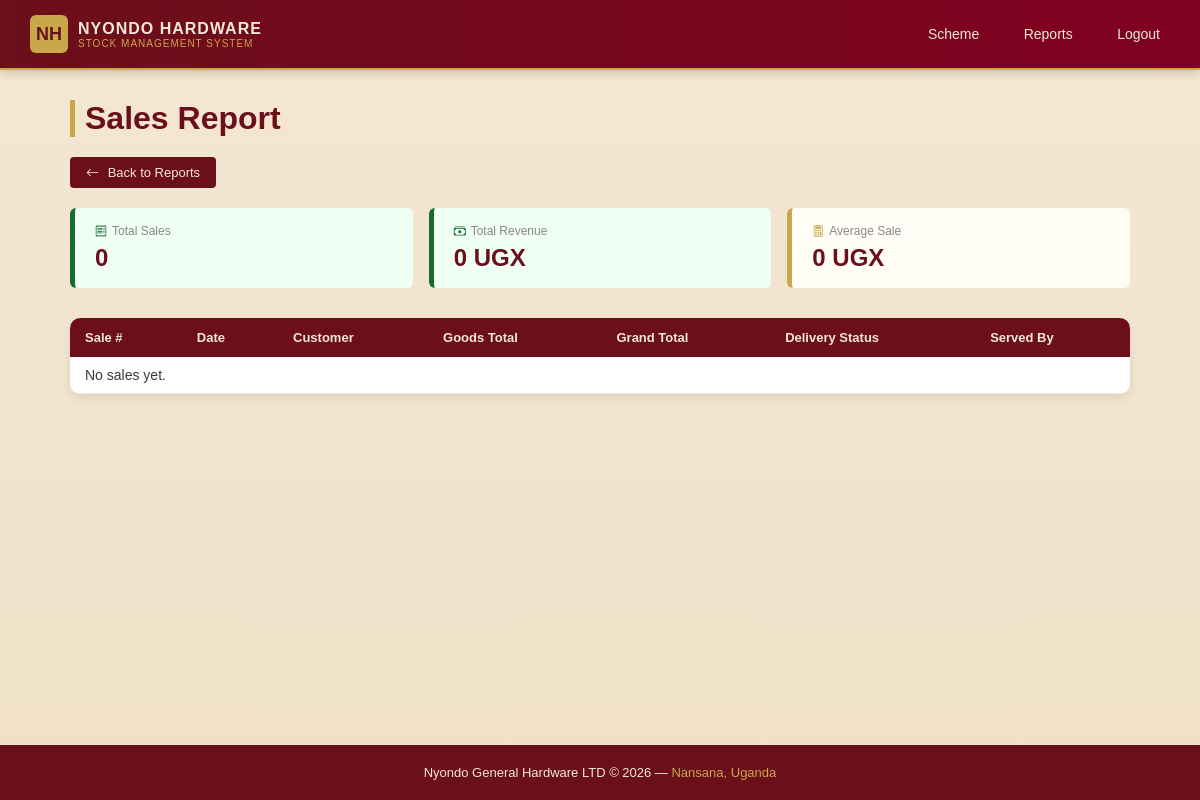
/reports/sales/ (signed in), run on an earlier commit of the app's database.
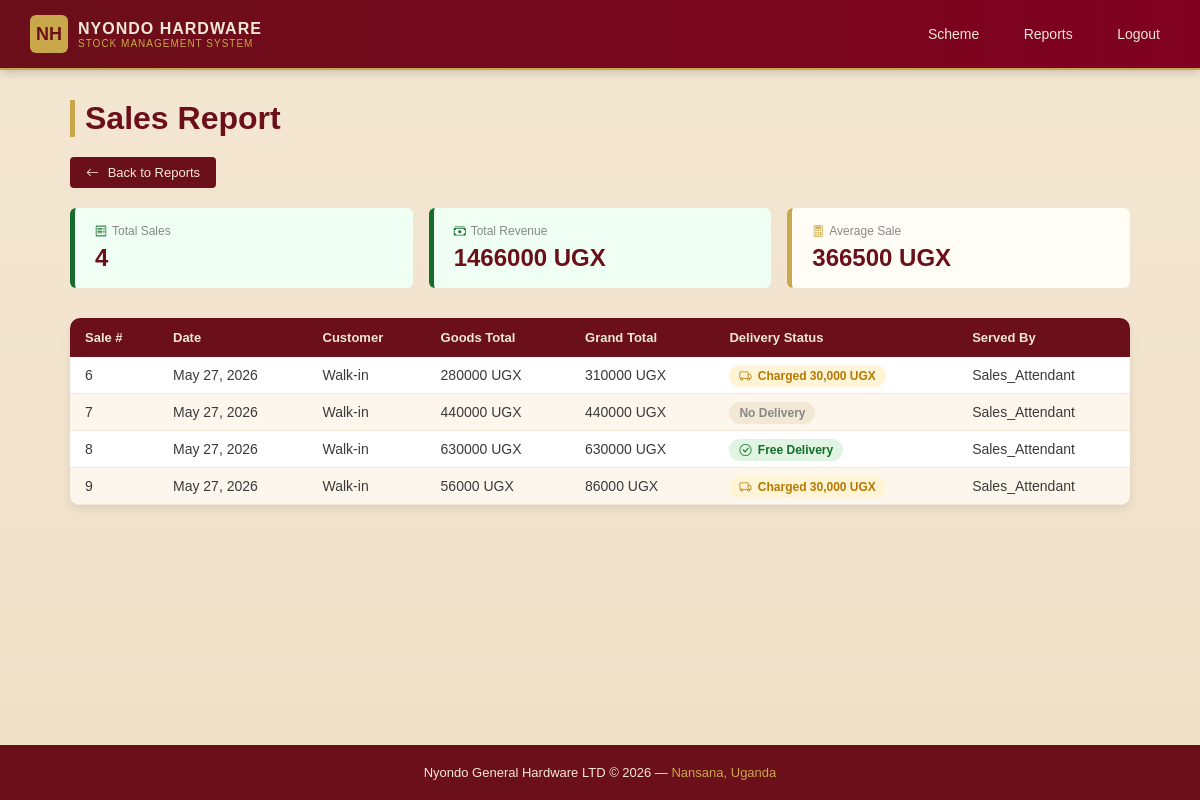
And on a later commit of the database.
### sales/models.py (models this page shows, shortened)
class Sale(models.Model):
    TRANSPORT_CHOICES = [
        ('none',    'No delivery'),
        ('free',    'Free delivery'),
        ('charged', 'Charged 30,000 UGX'),
    ]
    PAYMENT_STATUS_CHOICES = [
        ('paid',    'Paid'),
        ('pending', 'Pending'),
        ('credit',  'Credit Scheme'),
    ]
    customer         = models.ForeignKey(Customer, on_delete=models.SET_NULL, null=True, blank=True, related_name='sales')
    sale_date        = models.DateField(auto_now_add=True)
    within_10km      = models.BooleanField(default=False)
    transport_fee    = models.DecimalField(max_digits=10, decimal_places=2, default=0)
    transport_status = models.CharField(max_length=10, choices=TRANSPORT_CHOICES, default='none')
    payment_status   = models.CharField(max_length=10, choices=PAYMENT_STATUS_CHOICES, default='paid')
    served_by        = models.ForeignKey('auth.User', on_delete=models.SET_NULL, null=True, related_name='sales')
    created_at       = models.DateTimeField(auto_now_add=True)
    def goods_total(self):
        return sum(item.line_total() for item in self.items.all())
    def grand_total(self):
        return self.goods_total() + self.transport_fee

class SaleItem(models.Model):
    sale       = models.ForeignKey(Sale, on_delete=models.CASCADE, related_name='items')
    product    = models.ForeignKey(Product, on_delete=models.PROTECT, related_name='sale_items')
    quantity   = models.DecimalField(max_digits=10, decimal_places=2)
    unit_price = models.DecimalField(max_digits=10, decimal_places=2)
    def line_total(self):
        return self.quantity * self.unit_price

### accounts/decorators.py (the view)
        def wrapper(request, *args, **kwargs):
            if not request.user.is_authenticated:
                return redirect('/login/')
            if request.user.is_superuser:
                return view_func(request, *args, **kwargs)
            try:
                role = request.user.profile.role
                if role in roles:
                    return view_func(request, *args, **kwargs)
                else:
                    return redirect('/access-denied/')
            except Exception as e:
                print(f"DECORATOR ERROR: {e}")
                return redirect('/access-denied/')

### reports/views.py (called while the page is built)
@role_required('accounts')
def sales_report(request):
    sales         = Sale.objects.all().order_by('-sale_date')
    total_revenue = sum(sale.grand_total() for sale in sales)
    total_sales   = sales.count()
    average_sale  = total_revenue / total_sales if total_sales > 0 else 0
    return render(request, 'reports/sales_report.html', {
        'sales'       : sales,
        'total_revenue': total_revenue,
        'total_sales' : total_sales,
        'average_sale': average_sale,
    })

### reports/templates/reports/sales_report.html (shortened to what this page needs)
{% extends 'base.html' %}
{% block content %}
    <h1>Sales Report</h1>
    <div class="action-bar">
    <a href="{% url 'reports_dashboard' %}">
        <i class="bi bi-arrow-left" style="margin-right: 5px;"></i>
        Back to Reports
    </a>
</div>
    <div style="display: grid; grid-template-columns: repeat(3, 1fr);
            gap: 16px; margin-bottom: 30px;">
    <div class="card card-success">
        <p><i class="bi bi-receipt" style="color:#176B2C; margin-right:5px;"></i>Total Sales</p>
        <h2 class="stat-success">{{ total_sales }}</h2>
    </div>
    <div class="card card-success">
        <p><i class="bi bi-cash-stack" style="color:#176B2C; margin-right:5px;"></i>Total Revenue</p>
        <h2 class="stat-success">{{ total_revenue|floatformat:0 }} UGX</h2>
    </div>
    <div class="card card-gold">
        <p><i class="bi bi-calculator" style="color:#C9A84C; margin-right:5px;"></i>Average Sale</p>
        <h2 class="stat-gold">{{ average_sale|floatformat:0 }} UGX</h2>
    </div>
</div>
    <table>
        <thead>
            <tr>
                <th>Sale #</th>
                <th>Date</th>
                <th>Customer</th>
                <th>Goods Total</th>
                <th>Grand Total</th>
                <th>Delivery Status</th>
                <th>Served By</th>
            </tr>
        </thead>
        <tbody>
            {% for sale in sales %}
            <tr>
                <td>{{ sale.pk }}</td>
                <td>{{ sale.sale_date }}</td>
                <td>{{ sale.customer|default:"Walk-in" }}</td>
                <td>{{ sale.goods_total|floatformat:0 }} UGX</td>
                <td>{{ sale.grand_total|floatformat:0 }} UGX</td>
                <td>
    {% if sale.transport_status == 'free' %}
        <span style="background: #DFF5E1; color: #176B2C;
                     padding: 4px 10px; border-radius: 20px;
                     font-size: 12px; font-weight: 600;">
            <i class="bi bi-check-circle" style="margin-right: 3px;"></i>
            Free Delivery
        </span>
    {% elif sale.transport_status == 'charged' %}
        <span style="background: #FFF4D6; color: #B77900;
                     padding: 4px 10px; border-radius: 20px;
                     font-size: 12px; font-weight: 600;">
            <i class="bi bi-truck" style="margin-right: 3px;"></i>
            Charged 30,000 UGX
        </span>
    {% else %}
        <span style="background: #f2e8d5; color: #888;
                     padding: 4px 10px; border-radius: 20px;
                     font-size: 12px; font-weight: 600;">
            No Delivery
        </span>
    {% endif %}
</td>
                <td>{{ sale.served_by.get_full_name|default:sale.served_by.username|title }}</td>
            </tr>
            {% empty %}
            <tr>
                <td colspan="7">No sales yet.</td>
            </tr>
            {% endfor %}
        </tbody>
    </table>
{% endblock %}

What changed in the data, as far as the page shows it:
added Sale: pk "6", sale_date "May 27, 2026", customer "Walk-in", goods_total "280000", grand_total "310000", transport_status "charged" (drawn), served_by.get_full_name "Sales_Attendant"
added Sale: pk "7", sale_date "May 27, 2026", customer "Walk-in", goods_total "440000", grand_total "440000", transport_status "No Delivery", served_by.get_full_name "Sales_Attendant"
added Sale: pk "8", sale_date "May 27, 2026", customer "Walk-in", goods_total "630000", grand_total "630000", transport_status "free" (drawn), served_by.get_full_name "Sales_Attendant"
added Sale: pk "9", sale_date "May 27, 2026", customer "Walk-in", goods_total "56000", grand_total "86000", transport_status "charged" (drawn), served_by.get_full_name "Sales_Attendant"
Also different on the page:
{{ total_sales }}: "0" → "4"
{{ total_revenue|floatformat:0 }}: "0" → "1466000"
{{ average_sale|floatformat:0 }}: "0" → "366500"
text no longer shown: "No sales yet."
